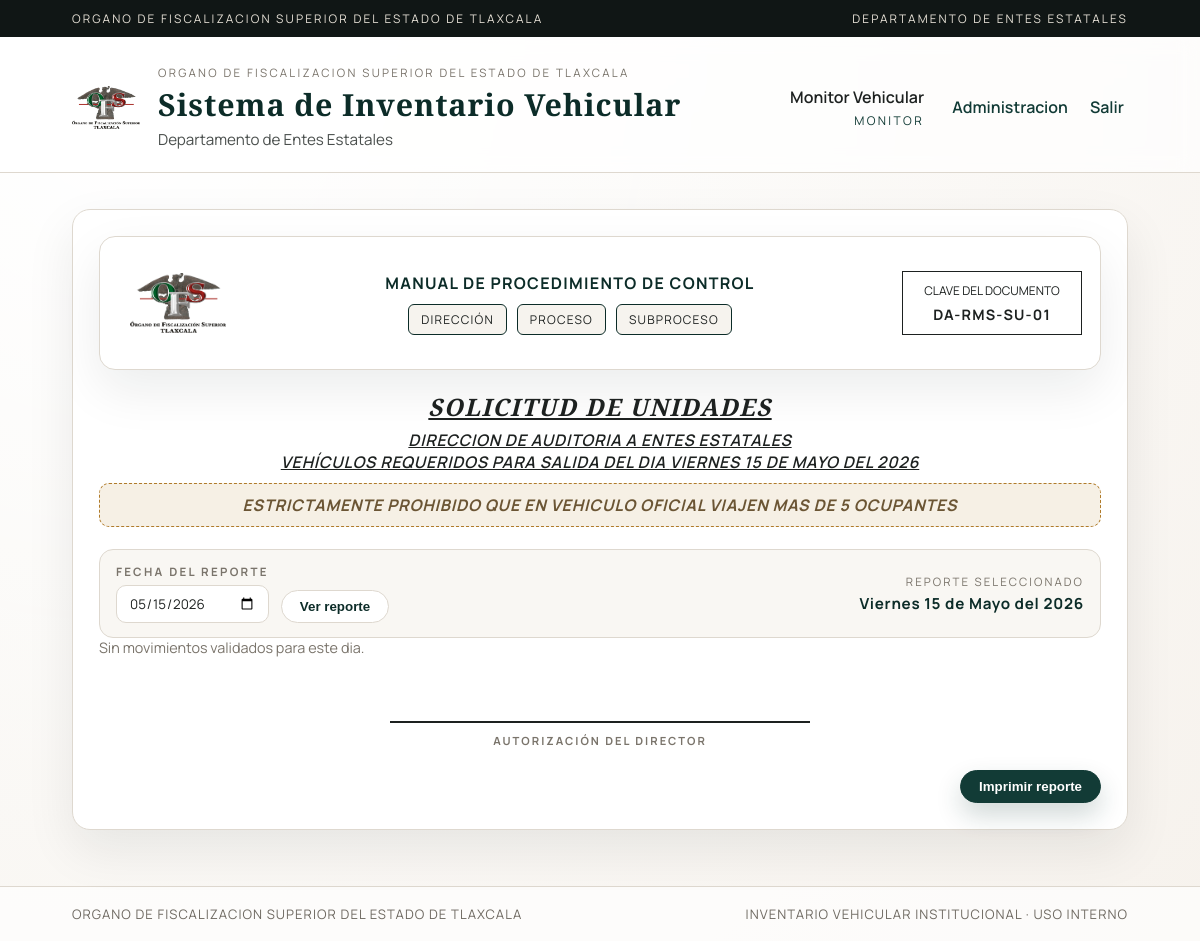
Page /reporte-diario (signed in) on the earlier database version.
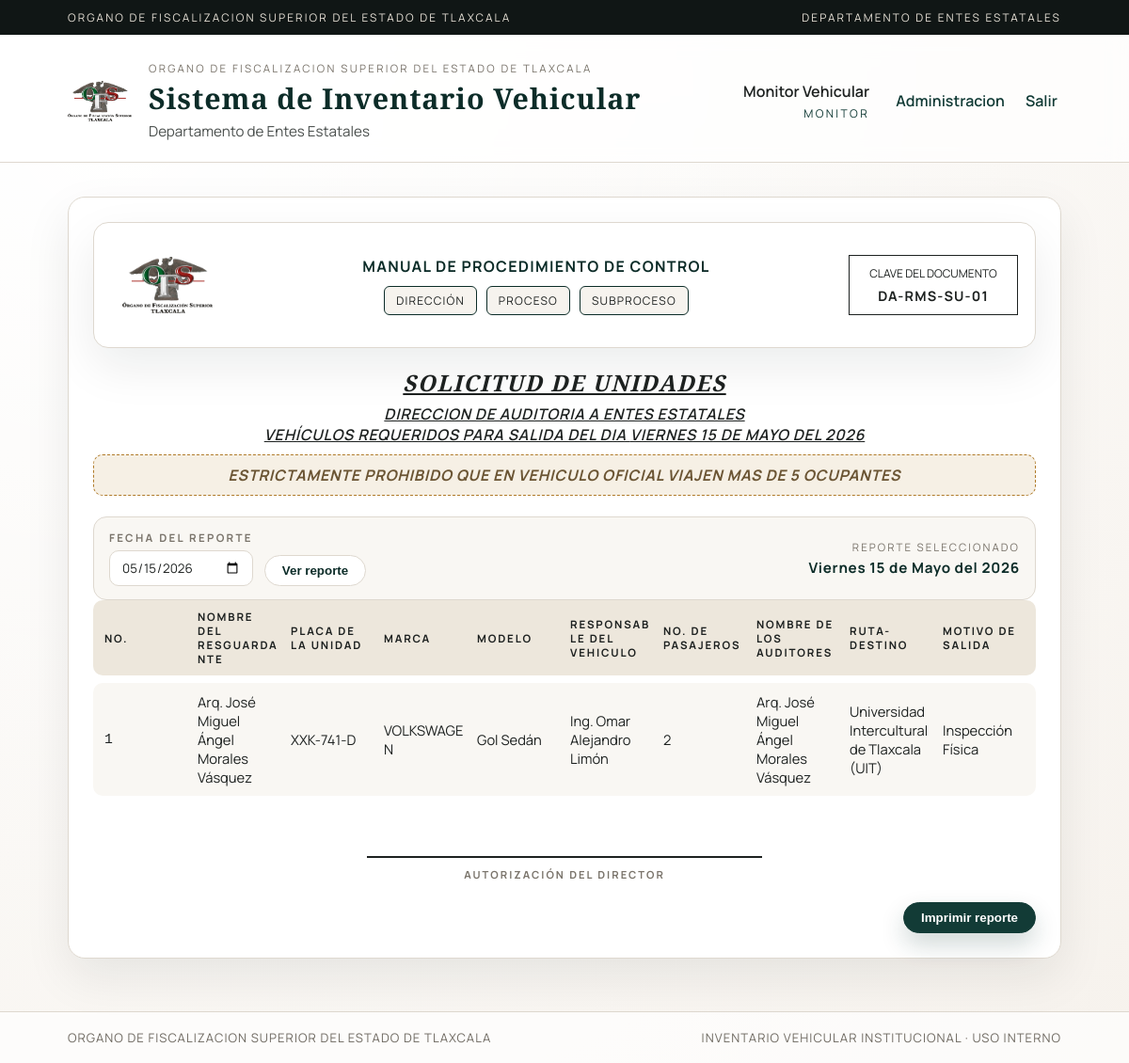
Same page on the later database version.
### tables this page shows
CREATE TABLE "movimientos" (
                    id INTEGER PRIMARY KEY AUTOINCREMENT,
                    folio TEXT UNIQUE NOT NULL,
                    usuario_id INTEGER NOT NULL,
                    ente_clave TEXT NOT NULL,
                    fecha_solicitud TEXT NOT NULL,
                    fecha_entrega TEXT,
                    fecha_devolucion TEXT,
                    cantidad INTEGER NOT NULL,
                    receptor_nombre TEXT NOT NULL,
                    firma_recepcion TEXT,
                    devuelto INTEGER DEFAULT 0,
                    observaciones TEXT,
                    resguardante_nombre TEXT,
                    resguardante_id INTEGER,
                    placa_unidad TEXT,
                    marca TEXT,
                    modelo TEXT,
                    responsable_vehiculo TEXT,
                    vehiculo_id INTEGER,
                    responsable_id INTEGER,
                    no_pasajeros INTEGER,
                    ruta_destino TEXT,
                    motivo_salida TEXT,
                    created_at TIMESTAMP DEFAULT CURRENT_TIMESTAMP, es_emergencia INTEGER DEFAULT 0,
                    FOREIGN KEY(usuario_id) REFERENCES usuarios(id),
                    FOREIGN KEY(vehiculo_id) REFERENCES vehiculos(id)
                );

### app.py (the view)
    @app.route("/reporte-diario")
    def reporte_diario():
        if not session.get("autenticado"):
            return redirect(url_for("login"))
        if session.get("rol") not in {"monitor", "admin"}:
            return redirect(url_for("dashboard"))
        fecha = _normalizar_fecha_solicitud(request.args.get("fecha"))
        movimientos = db_manager.listar_movimientos_entregados(
            session.get("usuario_id"),
            fecha,
        )
        fecha_larga = _fecha_larga_es(fecha)
        return render_template(
            "reporte_diario.html",
            movimientos=movimientos,
            fecha_larga=fecha_larga,
            fecha=fecha,
            can_print=True,
        )

### app.py (called while the page is built)
def _normalizar_fecha_solicitud(fecha_txt: Optional[str]) -> str:
    if not fecha_txt:
        return date.today().isoformat()
    try:
        return datetime.strptime(fecha_txt, "%Y-%m-%d").date().isoformat()
    except ValueError:
        return date.today().isoformat()

def _fecha_larga_es(fecha_iso: str) -> str:
    if not fecha_iso:
        return ""
    try:
        fecha = datetime.strptime(fecha_iso, "%Y-%m-%d").date()
    except ValueError:
        return fecha_iso
    dias = [
        "Lunes",
        "Martes",
        "Miercoles",
        "Jueves",
        "Viernes",
        "Sabado",
        "Domingo",
    ]
    meses = [
        "Enero",
        "Febrero",
        "Marzo",
        "Abril",
        "Mayo",
        "Junio",
        "Julio",
        "Agosto",
        "Septiembre",
        "Octubre",
        "Noviembre",
        "Diciembre",
    ]
    return f"{dias[fecha.weekday()]} {fecha.day:02d} de {meses[fecha.month - 1]} del {fecha.year}"

### scripts/utils.py (called while the page is built)
    def _connect(self):
        conn = sqlite3.connect(self.db_path, timeout=10)
        conn.row_factory = sqlite3.Row
        return conn

### templates/reporte_diario.html (shortened to what this page needs)
{% extends "base.html" %}
{% block content %}
{% set movimientos_len = movimientos|length if movimientos else 0 %}
<section class="card report{% if movimientos_len >= 16 %} report-ultra{% elif movimientos_len > 10 %} report-compact{% elif movimientos_len > 5 %} report-tight{% endif %}">
  <div class="report-doc-header">
    <div class="report-doc-logo">
      <img src="{{ url_for('static', filename='img/logo.png') }}" alt="Logo institucional">
    </div>
    <div class="report-doc-title">
      <div class="report-doc-name">MANUAL DE PROCEDIMIENTO DE CONTROL</div>
      <div class="report-doc-tags">
        <span class="report-doc-tag">Dirección</span>
        <span class="report-doc-tag">Proceso</span>
        <span class="report-doc-tag">Subproceso</span>
      </div>
    </div>
    <div class="report-doc-key">
      <span>Clave del documento</span>
      <strong>DA-RMS-SU-01</strong>
    </div>
  </div>
  <div class="report-header">
    <h2>SOLICITUD DE UNIDADES</h2>
    <p class="report-subtitle">DIRECCION DE AUDITORIA A ENTES ESTATALES</p>
    <p class="report-subtitle">VEHÍCULOS REQUERIDOS PARA SALIDA DEL DIA {{ fecha_larga }}</p>
    <p class="report-warning">ESTRICTAMENTE PROHIBIDO QUE EN VEHICULO OFICIAL VIAJEN MAS DE 5 OCUPANTES</p>
  </div>
  <div class="actions report-actions report-filter">
    <form method="get" action="{{ url_for('reporte_diario') }}" class="report-filter-form">
      <label class="report-filter-field">
        <span>Fecha del reporte</span>
        <input class="date-input" type="date" name="fecha" value="{{ fecha }}" required>
      </label>
      <button class="btn ghost" type="submit">Ver reporte</button>
    </form>
    <div class="report-filter-chip">
      <span>Reporte seleccionado</span>
      <strong>{{ fecha_larga }}</strong>
    </div>
  </div>
  {% if movimientos %}
  <div class="table table-10">
    <div class="table-row header">
      <span class="center-print">No.</span>
      <span>Nombre del resguardante</span>
      <span class="center-print">Placa de la unidad</span>
      <span class="center-print">Marca</span>
      <span class="center-print">Modelo</span>
      <span>Responsable del vehiculo</span>
      <span class="center-print">No. de pasajeros</span>
      <span>Nombre de los auditores</span>
      <span>Ruta-destino</span>
      <span>Motivo de salida</span>
    </div>
    {% for mov in movimientos %}
    {% set no_pasajeros = (mov.no_pasajeros or 0) | int %}
    <div class="table-row">
      <span class="mono center-print">{{ loop.index }}</span>
      <span>{{ mov.resguardante_nombre or "No registrado" }}</span>
      <span class="center-print">{{ mov.placa_unidad }}</span>
      <span class="center-print">{{ mov.marca }}</span>
      <span class="center-print">{{ mov.modelo }}</span>
      <span>{{ mov.responsable_vehiculo }}</span>
      <span class="center-print">{{ no_pasajeros + 1 }}</span>
      {% if no_pasajeros > 0 %}
      <span>{{ mov.pasajeros_nombres or "No registrados" }}</span>
      {% else %}
      <span></span>
      {% endif %}
      <span>{{ mov.ruta_destino }}</span>
      <span>{{ mov.motivo_salida }}</span>
    </div>
    {% endfor %}
  </div>
  {% else %}
  <p class="empty">Sin movimientos validados para este dia.</p>
  {% endif %}
  <div class="signature">
    <div class="signature-line"></div>
    <span class="report-label">Autorización del Director</span>
  </div>
  {% if can_print %}
  <div class="actions report-actions">
    <button class="btn primary" type="button" onclick="window.print()">Imprimir reporte</button>
  </div>
  {% else %}
  <div class="alert">Solo el administrador puede imprimir este reporte.</div>
  {% endif %}
</section>
{% endblock %}

### templates/base.html (shortened to what this page needs)
<!doctype html>
<html lang="es">
  <head>
    <link rel="stylesheet" href="{{ url_for('static', filename='css/style.css') }}">
  </head>
  <body>
    <div class="page">
      <div class="gov-topbar">
        <span>Organo de Fiscalizacion Superior del Estado de Tlaxcala</span>
        <span>Departamento de Entes Estatales</span>
      </div>
      <header class="gov-header">
        <div class="brand">
          <img class="brand-logo" src="{{ url_for('static', filename='img/logo.png') }}" alt="Organo de Fiscalizacion Superior del Estado de Tlaxcala">
          <div class="brand-text">
            <span class="brand-overline">Organo de Fiscalizacion Superior del Estado de Tlaxcala</span>
            <h1>Sistema de Inventario Vehicular</h1>
            <p>Departamento de Entes Estatales</p>
          </div>
        </div>
        {% if session.get('autenticado') %}
        <div class="user-area">
          <div class="user-chip">
            <span class="user-name">{{ session.get('nombre') }}</span>
            <span class="user-role">
              {% if session.get('rol') == 'admin' %}
                ADMINISTRADOR
              {% elif session.get('rol') == 'monitor' %}
                MONITOR
              {% else %}
                USUARIO
              {% endif %}
            </span>
          </div>
          <nav class="nav-links">
            {% if session.get('rol') in ['admin', 'monitor'] %}
            <a href="{{ url_for('admin') }}">Administracion</a>
            {% else %}
            <a href="{{ url_for('dashboard') }}">Solicitud</a>
            {% endif %}
            <a href="{{ url_for('logout') }}">Salir</a>
          </nav>
        </div>
        {% endif %}
      </header>
      <main class="content">
        <div class="content-inner">
          {% block content %}{% endblock %}
        </div>
      </main>
      <footer class="footer">
        <span>Organo de Fiscalizacion Superior del Estado de Tlaxcala</span>
        <span>Inventario vehicular institucional · Uso interno</span>
      </footer>
    </div>
  </body>
</html>

Differences in the rows shown:
added movimientos: resguardante_nombre "Arq. José Miguel Ángel Morales Vásquez", placa_unidad "XXK-741-D", marca "VOLKSWAGEN", modelo "Gol Sedán", responsable_vehiculo "Ing. Omar Alejandro Limón", no_pasajeros "2", pasajeros_nombres "Arq. José Miguel Ángel Morales Vásquez", ruta_destino "Universidad Intercultural de Tlaxcala (UIT)", motivo_salida "Inspección Física"
Other differences:
text no longer shown: "Sin movimientos validados para este dia."
text now shown: "NO. NOMBRE DEL RESGUARDANTE PLACA DE LA UNIDAD MARCA MODELO RESPONSABLE DEL VEHICULO NO. DE PASAJEROS NOMBRE DE LOS AUDITORES RUTA-DESTINO MOTIVO DE SALIDA"
